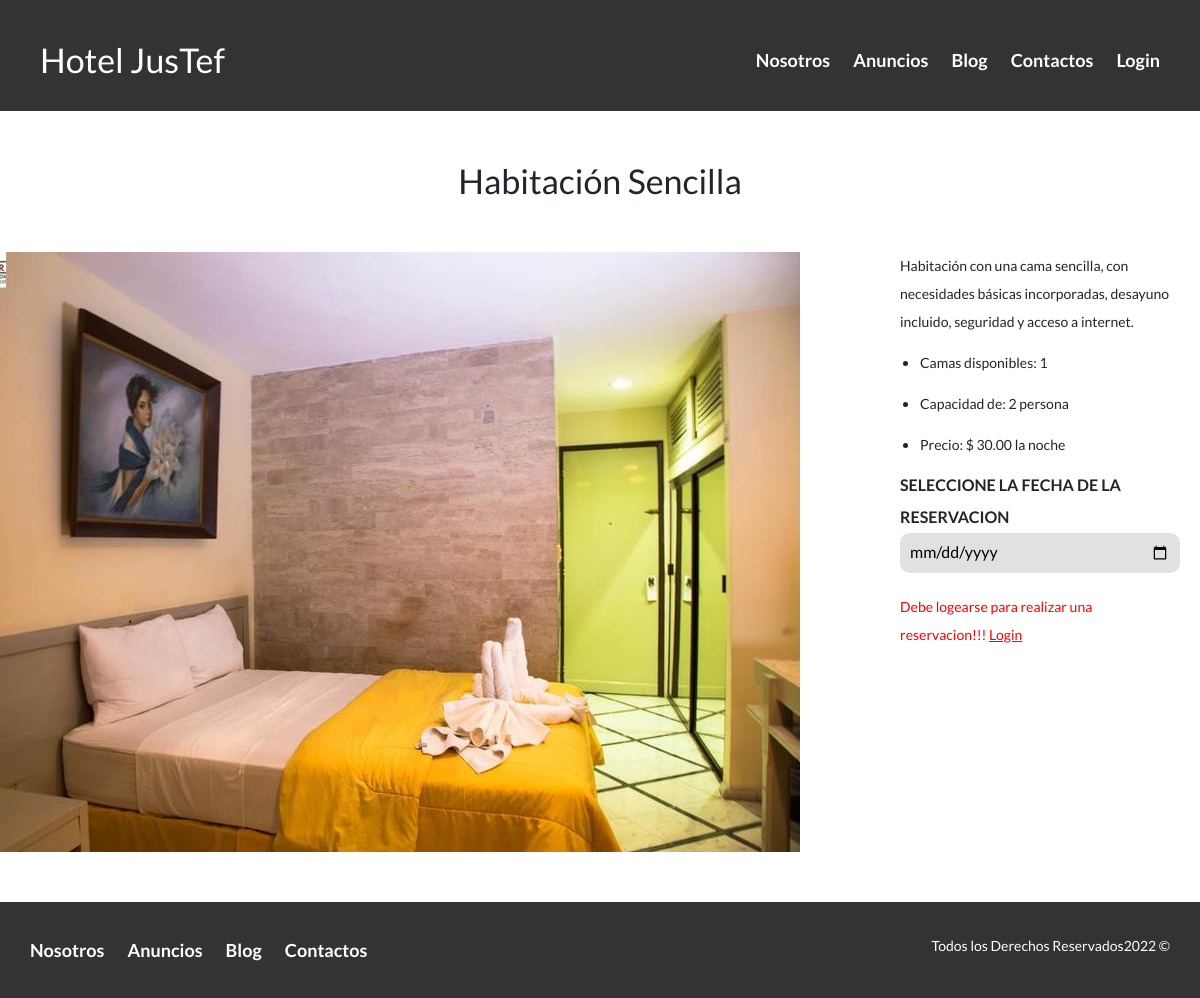
Page /anuncio/Habitación Sencilla on the committed database.
### Hotel/models.py (models this page shows, shortened)
class Room (models.Model):
    title = models.CharField(max_length=100, verbose_name="Titulo")
    description = models.TextField(verbose_name="Descripcion")
    price = models.IntegerField(verbose_name="Precio")
    image = models.ImageField(verbose_name="Imagen", upload_to= "rooms")
    NumPeople = models.IntegerField(verbose_name="Numero de Personas")
    NumRoom = models.IntegerField(verbose_name="Numero de Habitaciones")
    created = models.DateTimeField(auto_now_add=True, verbose_name="Fecha de Creacion")
    updated = models.DateTimeField(auto_now=True, verbose_name="Fecha de Modificacion")
    class Meta:
        verbose_name = 'Habitacion'
        verbose_name_plural = 'Habitaciones'
        ordering = ["-created"]

### Hotel/views.py (the view)
# urls.py: path('anuncio/<titulo>', anuncio.as_view(), name="anuncio"),
class anuncio(TemplateView):
    template_name = 'hotel/Anuncio.html'
    def get(selt, request, titulo):
        fec = datetime.today()+timedelta(days=1)
        fecha = fec.strftime('%Y-%m-%d')
        room = Room.objects.filter(title = titulo)
        return render(request, selt.template_name,{'room':room, 'fecha':fecha})

### Hotel/templates/hotel/Anuncio.html (shortened to what this page needs)
{% extends 'core/base.html' %}
{% block header %}site-header{% endblock %}
{% block content %}
{% load static %}
{% for room in room %}
<div class="reservar">
    <h2 class="fw-300 centrar-texto">{{room.title}}</h2>
    <div class="contenedor-anuncio contenedor">
        <img src="{{room.image.url}}" alt="Anuncios">
        <div class="informacion">
            <div>
                <div>
                    <p>{{room.description}}</p>
                </div>
                <ul>
                    <li>
                        <p>Camas disponibles: {{room.NumRoom}}</p>
                    </li>
                    <li>
                        <p>Capacidad de: {{room.NumPeople}} persona</p>
                    </li>
                    <li>
                        <p> Precio: $ {{room.price}}.00 la noche</p>
                    </li>
                </ul>
                <form action="{% url 'cargo' room.title %}" method="POST"
                    id="payment-form">
                    <label for="">Seleccione la fecha de la reservacion</label>
                    <input type="date" name="date" required min="{{fecha}}">
                    {% if user.is_authenticated %}
                    <label for="" class="control-label">Tarjeta de debito o credito</label>
                    <div id="card-element" class="form-control form-control-lg">
                    </div>
                    <div id="card-errors" role="alert" class="text-danger">
                    </div>
                    <input type="text" name="price" value="{{room.price}}" style="display:none">
                    <input type="text" name="user" value="{{user.username}}" style="display:none">
                    <input type="text" name="email" value="{{user.email}}" style="display:none">
                    <input type="text" name="client" value="{{user.first_name}} {{user.last_name}}" style="display:none">
                    <button type="submit" class="btn btn-lg btn-success boton centrar">Pagar ${{room.price}}.00</button>
                    {% else %}
                    <p style="color: red;">Debe logearse para realizar una reservacion!!!
                        <a style="color: red;" href="{% url 'login' %}">Login</a></p>
                    {% endif %}
                </form>
            </div>
        </div>
    </div>
</div>
{% endfor %}
{% endblock %}

### core/static/core/Css/Estilos.css (style rules this page uses)
html { box-sizing: border-box; font-size: 62.5%; }
*, *:before, *:after { box-sizing: inherit; }
body { font-family: 'Lato', sans-serif; font-size: 1.6rem; line-height: 2; }
img { max-width: 100%; }
.contenedor { max-width: 120rem; margin: auto; }
h2 { font-size: 3.4rem; }
p { font-size: 1.4rem; }
.centrar-texto { text-align: center; }
.contenedor-anuncio { display: flex; justify-content: space-between; }
label { display: block; font-weight: 700; text-transform: uppercase; }
input:not([type="submit"]),textarea, select { padding: 1rem; display: block; width: 100%; background-color: #e1e1e1; margin-bottom: 2rem; border: none; border-radius: 1rem; }
.informacion { margin: 0 2rem 0 10rem; display: flex; flex-direction: column; }
.reservar { margin: 5rem 0; }
.reservar h2 { margin: 5rem 0; }

### rows in the picture
Room: title "Habitación Sencilla", image (picture), description "Habitación con una cama sencilla, con necesidades básicas incorporadas, desayuno incluido, seguridad y acceso a internet.", NumRoom "1", NumPeople "2", price "30"
